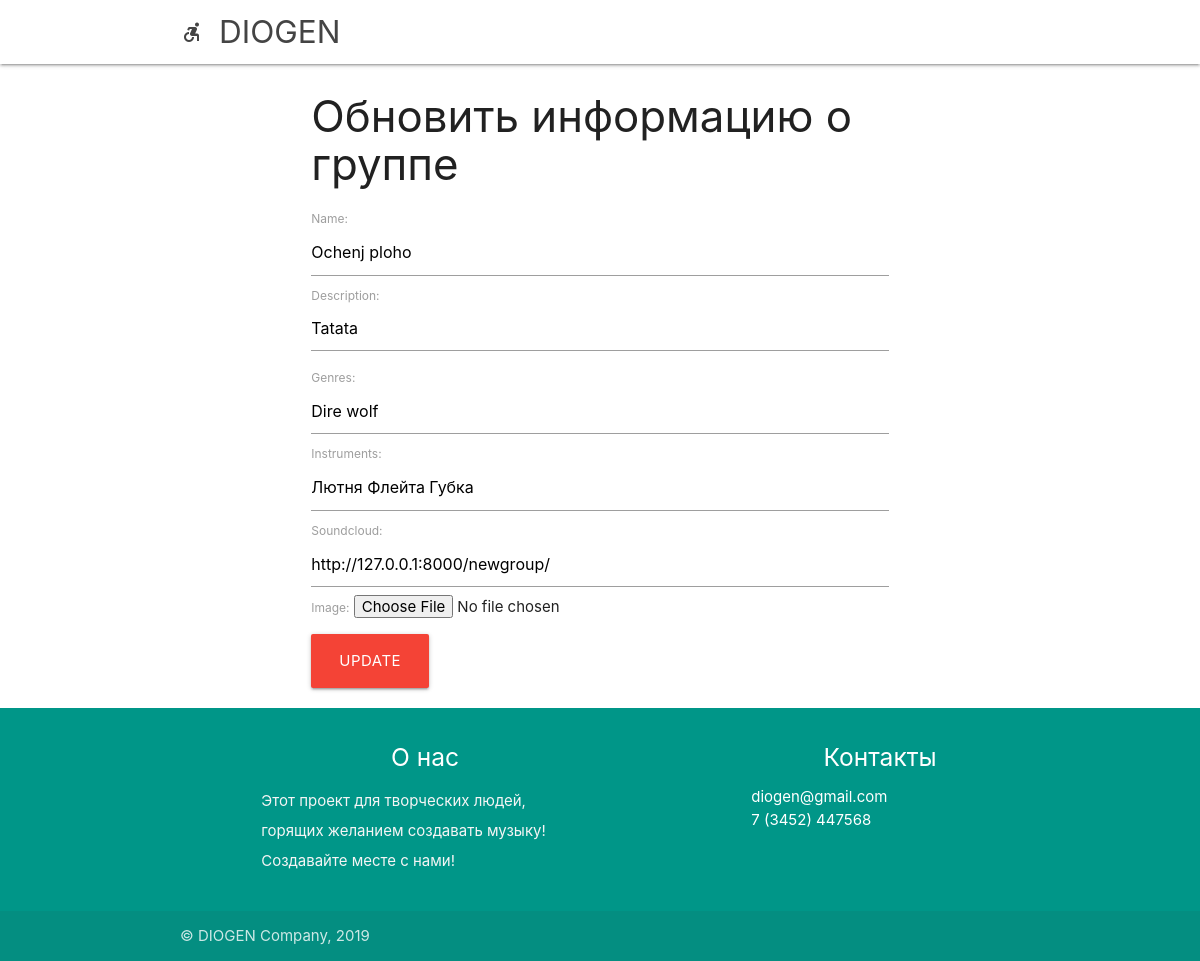
The page /mygroups/upd/1/ on the database its author committed.
### userApp/models.py (models this page shows, shortened)
class GroupProfile(models.Model):
    name = models.CharField(max_length=100,default='', blank=False)
    description=models.TextField(default='',blank=True)
    genres=models.CharField(max_length=100,default='', blank=True)
    instruments=models.CharField(max_length=200,default='', blank=True)
    soundcloud=models.CharField(max_length=100, default='', blank=True)
    create_date = models.CharField(max_length=100, default='', blank=True)
    image = models.FileField(upload_to = 'pic_folder/', default = 'pic_folder/None/no-img.jpg')

### userApp/views.py (the view, shortened to what this page needs)
# urls.py: path('mygroups/upd/<int:pk>/', views.GroupUpdate.as_view(), name='GroupUpdate'),
class GroupUpdate(UpdateView):
    model = GroupProfile
    form_class= GroupForm
    template_name = 'groups/groupprofile_update.html'

### userApp/forms.py
class GroupForm(forms.ModelForm):
    class Meta:
        model = GroupProfile
        fields = ['name', 'description', 'genres', 'instruments', 'soundcloud',
            'create_date', 'image']
        widgets = {
            'description': forms.Textarea(attrs={'class':'materialize-textarea'}),
            'create_date': forms.TextInput(attrs={'class':'datepicker'}),
            'image': forms.FileInput(attrs={'class': 'avatar'}),
        }

### userApp/templates/groups/groupprofile_update.html (shortened to what this page needs)
{% extends "mainPage/wrapper.html" %}
{% load static %}
{% block page %}
<body>
<link rel="stylesheet" href="http://foliotek.github.io/Croppie/croppie.css" />
<div class="row">
    <div class="col s3 m3 l3">
    </div>
    <div class="col s6 m6 l6">
        <h3>Обновить информацию о группе </h3>
        <form method="post" enctype="multipart/form-data">{% csrf_token %}
                {{form.name.label_tag}}
                {{form.name}}
                {{form.description.label_tag}}
                {{form.description}}
                {{form.genres.label_tag}}
                {{form.genres}}
                {{form.instruments.label_tag}}
                {{form.instruments}}
                {{form.soundcloud.label_tag}}
                {{form.soundcloud}}
                {{form.image.label_tag}}
                {{form.image}}
            <input type="submit" value="Update" class="btn-large red">
        </form>
    </div>
    <div class="col s3 m3 l3">
    </div>
</div>
</body>
{% endblock %}

### rows shown on the page
GroupProfile: name "Ochenj ploho", description "Tatata", genres "Dire wolf", instruments "Лютня Флейта Губка", soundcloud "http://127.0.0.1:8000/newgroup/"
